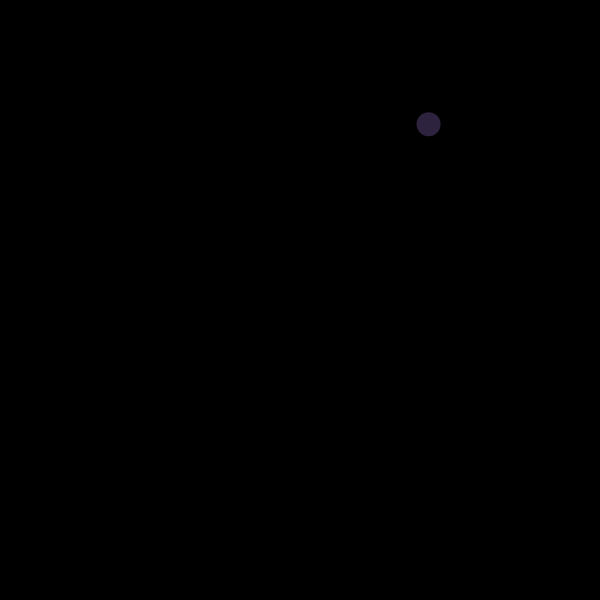
Frame 1 (no input)
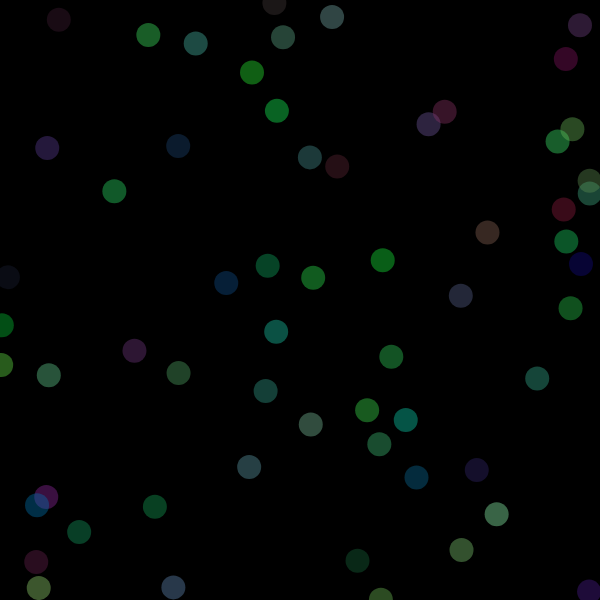
Frame 60 (no input)
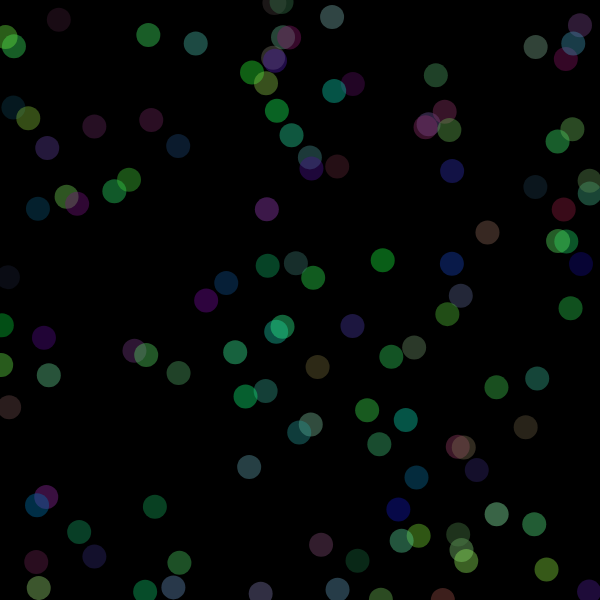
Frame 120 (the mouse pressed at the canvas centre since frame 60)

The p5.js sketch that drew these frames (run headless with seeded random() and noise() and a simulated clock; from frame 60 on, the mouse is pressed at the canvas centre):

// p5.js sketch
// ── sketch.js
var spot = {
  x:100,
  y:50
}
var col = {
  r: 255,
  g: 0,
  b: 0
}
function setup() {
  createCanvas(600, 600);
  background(0);
}

function draw() {
  spot.x = random(0, width);
  spot.y = random(0, height);
  col.r = random(1,155);
  col.g= random(1,255);
  col.b = random (50, 188);
  noStroke();
  fill(col.r, col.g, col.b, 100);
  ellipse(spot.x, spot.y, 24, 24);
}
